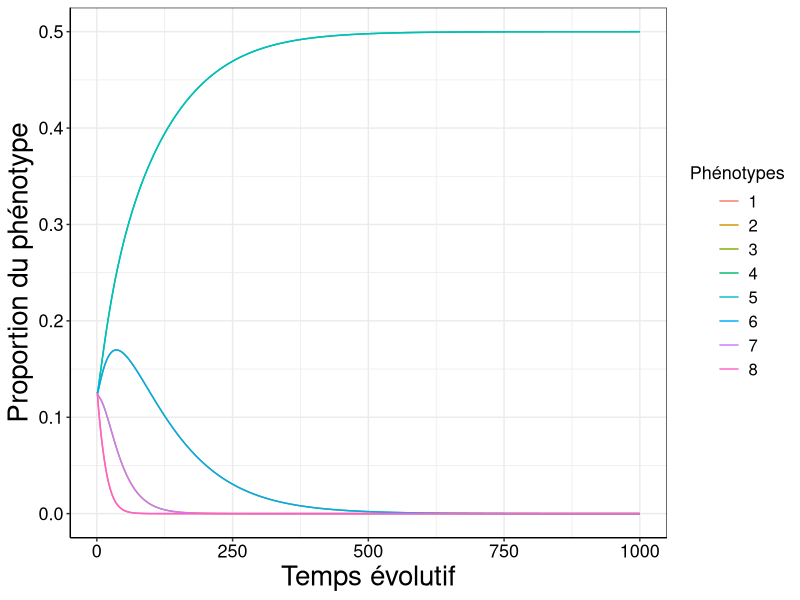
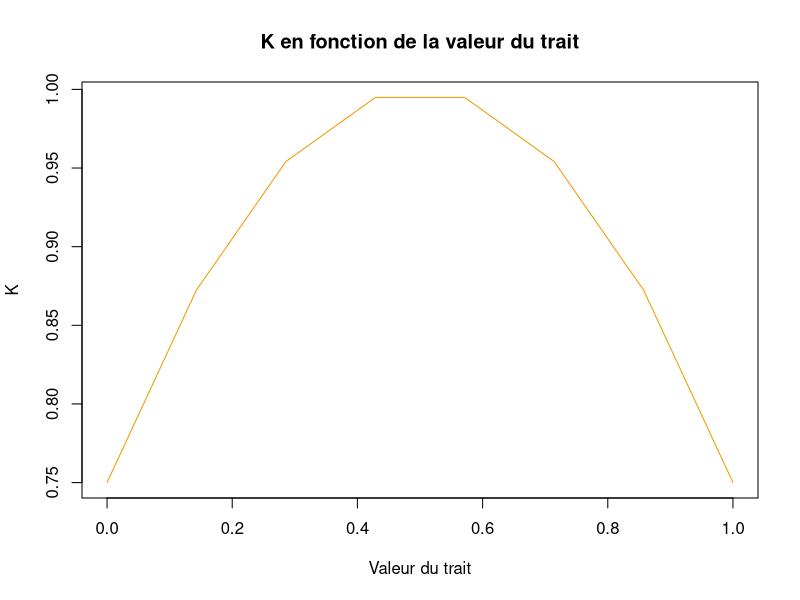
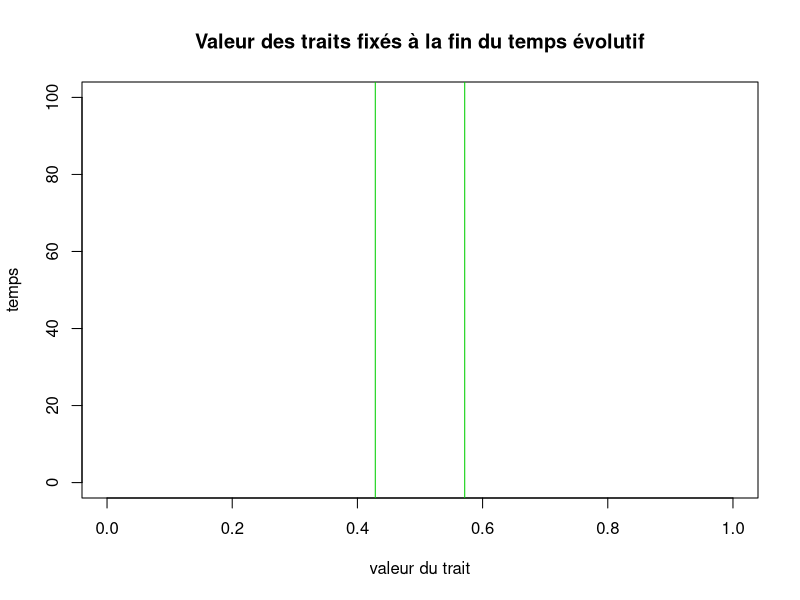
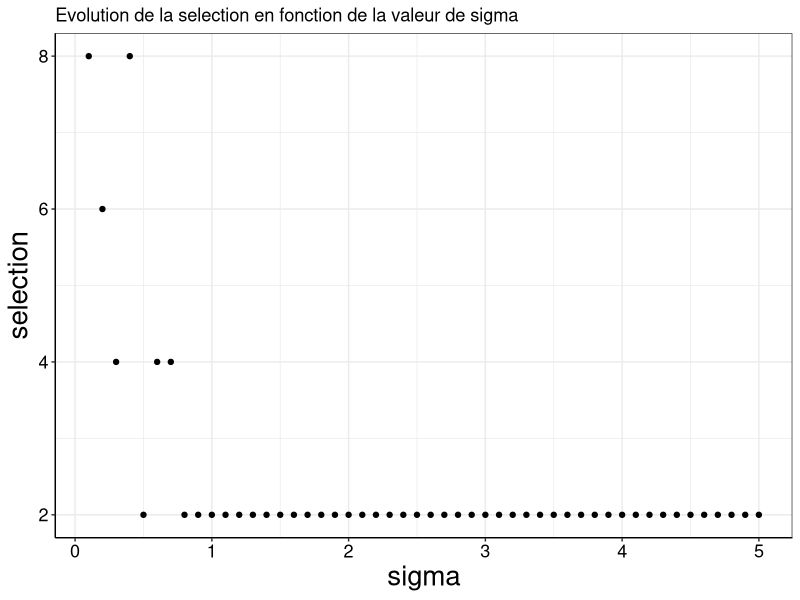
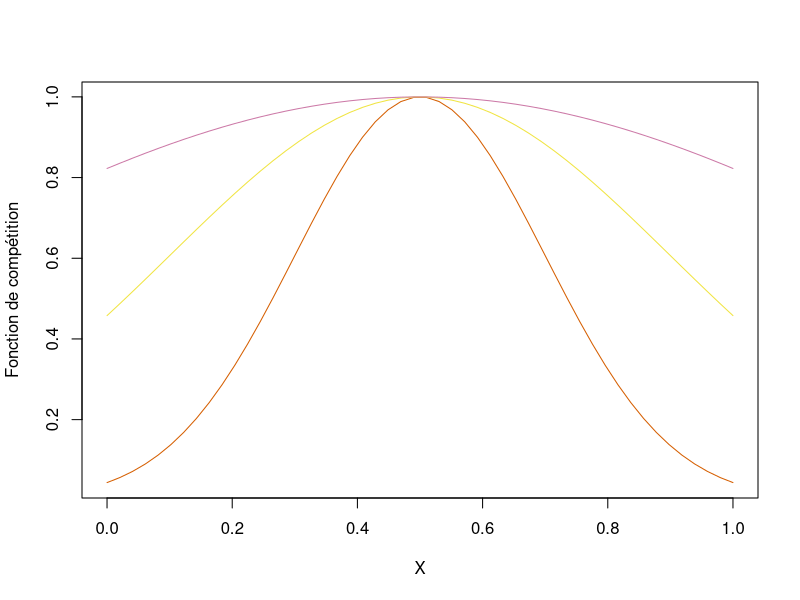
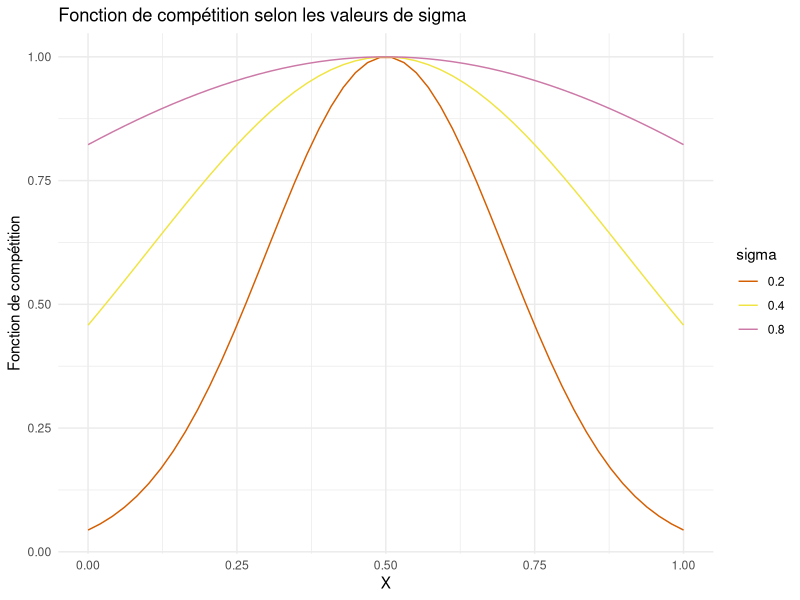
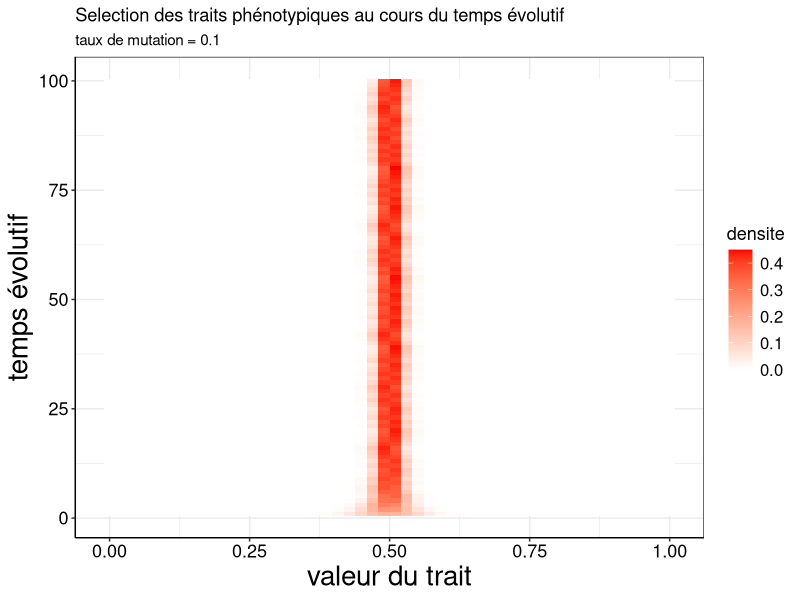
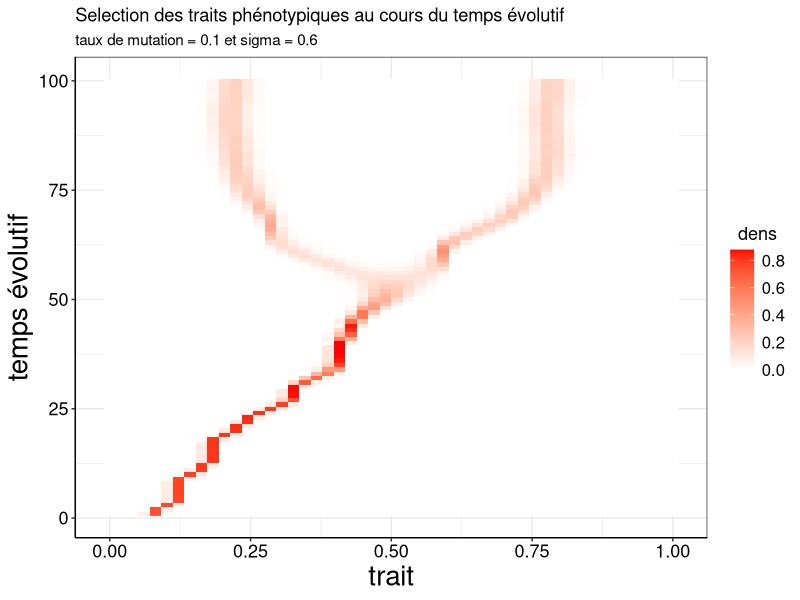

Reproduce these figures in R, in order. (Note: this script raises an error after producing the figures.)
## ---- chunk 1
rm(list=ls())
library(deSolve)
library(tidyverse)
## ---- chunk 2
main_theme = theme_bw()+
  theme(axis.line = element_line(colour = "black"),
        axis.text.x = element_text(colour = "black", size=13),
        axis.text.y = element_text(colour = "black", size=13),
        legend.title = element_text(colour = "black", size=13),
        legend.title.align=0.5,
        legend.text = element_text(colour = "black", size=12),
        axis.title=element_text(size=20))

## ---- chunk 3
fonc.K = function(x, K0 = K0, lambda = lambda, x0 = x0){return(
  max(0, 1/(K0-lambda*(x - x0)^2)))}  #Afin de ne pas obtenir de valeur négative, le maximum entre 0 et la valeur de K est retourné. 

fonc.a = function(x, y, sigma = sigma){
  return(exp(-0.5*(x-y)^2/sigma^2))
}

EDO_LK <- function(t, y, paraM){
  with(as.list(paraM), { # permet d'éviter de lister les paramètres 

  Mat = A * K
  
  dndt <- r*y*(1-(y%*%Mat)) # Equation différentielle 
  
  return(list(dndt))
  })
}


## ---- chunk 4
# les valeurs des paramètres sont renseignées, elles pourront être réadaptées au besoin

N <- 8 #nombre de traits

# Pour le calcul de la fonction de compétition (a)
sigma <- 1

# Pour le calcul de la fonction de fitness (K)
K0 <- 1
lambda <- 1
x0 <- 1/2

# Pour le calcul de la valeur des trais phénotypique 
xmin <- 0
xmax <- 1

#Pour le calcul de la proportion d'un phénotype x donné (= résolution de l'EDO)
r <- 0.5

## ---- chunk 5

# création des N valeurs de trait phénotypiques
X = seq(xmin, xmax, length.out = N)

#Création des matrice K et A vides 
K = matrix(NA, nrow = length(X), ncol = length(X))
A = matrix(NA, nrow = length(X), ncol = length(X))

for(i in 1:length(X)){
  for(j in 1:length(X)){
    K[i,j] =  fonc.K(x = X[j],K0 = K0, lambda = lambda, x0 = x0)
    A[i,j] = fonc.a(x = X[i], y = X[j], sigma = sigma)
  }
}


## ---- chunk 6
paraM <- list(r = r, K = K, A=A) #passage de M en paramètre pour qu'elle soit un input de EDO_LK

# paramètres nécessaires à la résolution de l'équation différentielle
temps <- seq(1,1000,1)
nbarre <- rep(K0/N, N) #à l'origine, tous les traits sont représentés de manière équivalente dans la population 

solution <- ode(y = nbarre, times = temps, func = EDO_LK, parms = paraM, method = "euler")
## ---- chunk 7
solution %>%
  as_tibble() %>%
  mutate_all(as.numeric) %>%
  pivot_longer(-time, names_to = "Phénotypes", values_to = "value") %>%
  ggplot() +
  geom_line(aes(x = time, y = value, color = Phénotypes))+
  xlab ("Temps évolutif")+
  ylab ("Proportion du phénotype")+
  main_theme
## ---- chunk 8
plot(x=X, y=K[1,]^(-1), type='l', col = "orange2", xlab= "Valeur du trait", ylab = "K", main = "K en fonction de la valeur du trait")
## ---- chunk 9

etatfinal = solution[nrow(solution),2:ncol(solution)] #solution de l'équation différentielle au temps final

plot(NULL, ylim = c(0, 100), xlim= c(xmin, xmax), xlab="valeur du trait", ylab="temps", type='l', main ="Valeur des traits fixés à la fin du temps évolutif")
for (rgtrait in 1:length(etatfinal)){
  if (etatfinal[rgtrait] > 0.1){ #seuil
    abline(v = X[rgtrait], col='green3')
  }
}
## ---- chunk 10
val_sig = seq (0.1,5,0.1) # valeur de sigma testées

selection <- rep(NULL, length( seq (0.5,20,0.5))) #vecteur du nombre de traits sélectionnés 

for (i in val_sig){
sigma = i 

#Création des matrice K et A vides 
K = matrix(NA, nrow = length(X), ncol = length(X))
A = matrix(NA, nrow = length(X), ncol = length(X))

for(i in 1:length(X)){
  for(j in 1:length(X)){
    K[i,j] =  fonc.K(x = X[j],K0 = K0, lambda = lambda, x0 = x0)
    A[i,j] = fonc.a(x = X[i], y = X[j], sigma = sigma)
  }
}

#listes de paramètres
paraM <- list(r = r, K = K, A = A) 

solution <- ode(y = nbarre, times = temps, func = EDO_LK, parms = paraM)

# on récupère le nombre de phénotype sélectionné 
selection <- c(selection, sum(solution[nrow(solution),2:ncol(solution)]>0.1))


}
## ---- chunk 11
sel_sig = data.frame(sigma = val_sig, selection = selection)

ggplot(data = sel_sig)+
  geom_point(aes(x = sigma, y = selection))+
  ggtitle("Evolution de la selection en fonction de la valeur de sigma")+
  main_theme
## ---- chunk 12
X = seq(from = 0, to = 1, length.out = 50 )

plot(X,fonc.a(x = X, y = 0.5, sigma = 0.2), type = "l", col =  "#D55E00", ylab = ("Fonction de compétition"))
lines(X,fonc.a(x = X, y = 0.5, sigma = 0.4), type = "l", col = "#F0E442")
lines(X,fonc.a(x = X, y = 0.5, sigma = 0.8), type = "l", col = "#CC79A7")

## ---- chunk 13
X <- seq(from = 0, to = 1, length.out = 50)

data <- data.frame(
  X = rep(X, times = 3),
  Y = c(fonc.a(x = X, y = 0.5, sigma = 0.2),
        fonc.a(x = X, y = 0.5, sigma = 0.4),
        fonc.a(x = X, y = 0.5, sigma = 0.8)),
  Sigma = rep(c(0.2, 0.4, 0.8), each = length(X))
)

ggplot(data, aes(x = X, y = Y, col = factor(Sigma))) +
  geom_line() +
  scale_color_manual(values = c("#D55E00", "#F0E442", "#CC79A7")) +
  labs(y = "Fonction de compétition") +
  labs(color = "sigma")+
  ggtitle("Fonction de compétition selon les valeurs de sigma")+
  theme_minimal()

## ---- chunk 14
#Initialisation des paramètres pour cette étude
sigma = 1
N = 50 #nombre de traits
M = 100 #temps évolutif répétition du temps t. 
p = 0.1 #probanilité de mutation
X = seq(xmin, xmax, length.out = N) #valeur des traits
nbarre <- rep(K0/N, N) #Une même portion d'individu partagent chaque trait

#Création des matrice K et A (elles restent fixe malgré la mutation)
K = matrix(NA, nrow = length(X), ncol = length(X))
A = matrix(NA, nrow = length(X), ncol = length(X))

for(i in 1:length(X)){
  for(j in 1:length(X)){
    K[i,j] =  fonc.K(x = X[j],K0 = K0, lambda = lambda, x0 = x0)
    A[i,j] = fonc.a(x = X[i], y = X[j], sigma = sigma)
  }
}

paraM = list(r = r, K=K, A=A)

# Création de la matrice qui va contenir les valeurs des phénotypes au cours du temps évolutif M
nTmat = matrix(nrow=M, ncol=length(X))


for(m in 1:M){
  solution <- ode(y = nbarre, times = temps, func = EDO_LK, parms = paraM, method = "euler")
  nT = solution[nrow(solution),2:ncol(solution)]
  a = runif(1,0,1) 
      if (a>0.5){ #mutation à droite
        nTmute <- nT[1:length(nT)-1]*p
        nT[1:length(nT)-1] = nT[1:length(nT)-1] - nTmute
        nT[2:length(nT)] = nT[2:length(nT)] + nTmute
      }
      else{ #mutation à gauche
        nTmute <- nT[2:length(nT)]*p
        nT[2:length(nT)] = nT[2:length(nT)] - nTmute
        nT[1:length(nT)-1] = nT[1:length(nT)-1] + nTmute
      }
  nbarre <- round(nT,3)
  nTmat[m,] <- round(nT,3)
}
 


## Affichage graphique

colnames(nTmat) = c(1:N) # on renome pour acceder à l'indice ensuite

nTmat = as.data.frame(nTmat) # on passe la matrice en tableau (obligatoire pour ggplot)

temps_evol <- seq(1, M, 1)
nTmat$time <- temps_evol # ajout du temps

# passage des colonnes en lignes pour permettre l'affichage sous ggplot 
nTmat_long = nTmat%>%
  pivot_longer(-time, values_to = "densite", names_to = "phenotype")


nTmat_long$trait = X[ as.numeric(nTmat_long$phenotype)] # étiquette du trait

# Plots
ggplot(nTmat_long)+
  geom_raster(aes(trait, time,  fill=densite))+
  scale_fill_gradient2(low = "white" ,
                       high = "red")+
  ggtitle("Selection des traits phénotypiques au cours du temps évolutif", subtitle="taux de mutation = 0.1")+
  xlab("valeur du trait")+
  ylab("temps évolutif")+
  main_theme
## ---- chunk 15
sigma = 0.6

z <- rep(0,N)
z[5] <- 1


nbarre <- z # cette fois, toute la population possède le trait inoptimal à l'état inital.

#Création des matrice K et A (elles restent fixe malgré la mutation)
K = matrix(NA, nrow = length(X), ncol = length(X))
A = matrix(NA, nrow = length(X), ncol = length(X))

for(i in 1:length(X)){
  for(j in 1:length(X)){
    K[i,j] =  fonc.K(x = X[j],K0 = K0, lambda = lambda, x0 = x0)
    A[i,j] = fonc.a(x = X[i], y = X[j], sigma = sigma)
  }
}

paraM = list(r = r, K=K, A=A)

# Création de la matrice qui va contenir les valeurs des phénotypes au cours du temps évolutif M
nTmat = matrix(nrow=M, ncol=length(X))

for(m in 1:M){
  solution <- ode(y = nbarre, times = temps, func = EDO_LK, parms = paraM, method = "euler")
  nT = solution[nrow(solution),2:ncol(solution)]
  a = runif(1,0,1) 
      if (a>0.5){ #mutation à droite
        nTmute <- nT[1:length(nT)-1]*p
        nT[1:length(nT)-1] = nT[1:length(nT)-1] - nTmute
        nT[2:length(nT)] = nT[2:length(nT)] + nTmute
      }
      else{ #mutation à gauche
        nTmute <- nT[2:length(nT)]*p
        nT[2:length(nT)] =nT[2:length(nT)] - nTmute
        nT[1:length(nT)-1] = nT[1:length(nT)-1] + nTmute
      }
  nbarre <- round(nT,3)
  nTmat[m,] <- round(nT,3)
}
 


#### et on plot !

colnames(nTmat) = c(1:N) # on renome pour acceder à l'indice ensuite

nTmat = as.data.frame(nTmat) # on passe la matrice en tableau (obligatoire pour ggplot)

temps_evol <- seq(1, M, 1)
nTmat$time <- temps_evol # ajout du temps

# passage des colonnes en lignes pour permettre l'affichage sous ggplot 
nTmat_long = nTmat%>%
  pivot_longer(-time, values_to = "dens", names_to = "phenotype")


nTmat_long$trait = X[ as.numeric(nTmat_long$phenotype)] # étiquette du trait

ggplot(nTmat_long)+
  geom_raster(aes(trait, time,  fill=dens))+
  scale_fill_gradient2(low = "white" ,
                       high = "red")+
  ggtitle("Selection des traits phénotypiques au cours du temps évolutif", subtitle="taux de mutation = 0.1 et sigma = 0.6")+
  main_theme+
  ylab("temps évolutif")
## ---- chunk 16

sigma = 0.2

z <- rep(0,N)
z[5] <- 1
nbarre <- z 

#Création des matrice K et A (elles restent fixe malgré la mutation)
K = matrix(NA, nrow = length(X), ncol = length(X))
A = matrix(NA, nrow = length(X), ncol = length(X))

for(i in 1:length(X)){
  for(j in 1:length(X)){
    K[i,j] =  fonc.K(x = X[j],K0 = K0, lambda = lambda, x0 = x0)
    A[i,j] = fonc.a(x = X[i], y = X[j], sigma = sigma)
  }
}

paraM = list(r = r, K=K, A=A)

# Création de la matrice qui va contenir les valeurs des phénotypes au cours du temps évolutif M
nTmat = matrix(nrow=M, ncol=length(X))

for(m in 1:M){
  solution <- ode(y = nbarre, times = temps, func = EDO_LK, parms = paraM)
  nT = solution[nrow(solution),2:ncol(solution)]
  for (rgtrait in 1:length(nT)){
    if (nT[rgtrait] > 0.01){
      nTmute <- nT[1:length(nT)-1]*p
      a = runif(1,0,1) 
      if (a>0.5){ #mutation à droite
        nT[1:length(nT)-1] = nT[1:length(nT)-1] - nTmute
        nT[2:length(nT)] = nT[2:length(nT)] + nTmute
      }
      #else{ #mutation à gauche
        #nT[1:length(nT)-1] = nT[1:length(nT)-1] + nTmute
        #nT[2:length(nT)] = nT[2:length(nT)] - nTmute
      #}
    }
  }
  nbarre <- nT
  nTmat[m,] <- nT
}
 

 
#### et on plot !


colnames(nTmat) = c(1:N) # on renome pour acceder à l'indice ensuite

nTmat = as.data.frame(nTmat) 

temps_evol <- seq(1, M, 1)
nTmat$time <- temps_evol # ajout du temps


nTmat_long = nTmat%>%
  pivot_longer(-time, values_to = "dens", names_to = "phenotype")

nTmat_long$trait = X[ as.numeric(nTmat_long$phenotype)] # étiquette du trait

ggplot(nTmat_long)+
  geom_raster(aes(trait, time,  fill=dens))+
  scale_fill_gradient2(low = "white" ,
                       high = "red")+
  ggtitle("Selection des traits phénotypiques au cours du temps évolutif", subtitle="taux de mutation = 0.1 et sigma = 0.2")+
  main_theme+
  ylab("temps évolutif")
